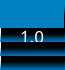
<?xml version="1.0" encoding="UTF-8"?>
<ui version="4.0">
 <class>MenuItem</class>
 <widget class="QWidget" name="MenuItem">
  <property name="geometry">
   <rect>
    <x>0</x>
    <y>0</y>
    <width>65</width>
    <height>70</height>
   </rect>
  </property>
  <property name="windowTitle">
   <string>Form</string>
  </property>
  <layout class="QVBoxLayout" name="verticalLayout" stretch="2,1,1,1">
   <property name="spacing">
    <number>0</number>
   </property>
   <property name="leftMargin">
    <number>0</number>
   </property>
   <property name="topMargin">
    <number>0</number>
   </property>
   <property name="rightMargin">
    <number>0</number>
   </property>
   <property name="bottomMargin">
    <number>0</number>
   </property>
   <item>
    <widget class="QLabel" name="nameLabel">
     <property name="sizePolicy">
      <sizepolicy hsizetype="Ignored" vsizetype="Ignored">
       <horstretch>0</horstretch>
       <verstretch>0</verstretch>
      </sizepolicy>
     </property>
     <property name="font">
      <font>
       <family>Century Gothic</family>
       <pointsize>14</pointsize>
       <weight>50</weight>
       <italic>false</italic>
       <bold>false</bold>
      </font>
     </property>
     <property name="styleSheet">
      <string notr="true">QLabel{
	background-color:rgba(0, 130, 195);
	border: 0px solid black;
	color: rgb(255, 255, 0);
	border-left:1px solid qlineargradient(spread:reflect, x1:0.49435, y1:0.068, x2:0.50565, y2:0.75, stop:0.158192 rgba(0, 130, 195, 255), 	stop:0.559322 rgba(255, 255, 255, 255));
	border-right:1px solid qlineargradient(spread:reflect, x1:0.5, y1:0.028, x2:0.5, y2:1, stop:0.158192 rgba(0, 130, 195, 255), stop:0.559322 rgba(0, 0, 0, 255));
}</string>
     </property>
     <property name="text">
      <string/>
     </property>
     <property name="textFormat">
      <enum>Qt::RichText</enum>
     </property>
    </widget>
   </item>
   <item>
    <widget class="QDoubleSpinBox" name="doubleSpinBox">
     <property name="enabled">
      <bool>true</bool>
     </property>
     <property name="sizePolicy">
      <sizepolicy hsizetype="Ignored" vsizetype="Ignored">
       <horstretch>0</horstretch>
       <verstretch>0</verstretch>
      </sizepolicy>
     </property>
     <property name="font">
      <font>
       <family>Century Gothic</family>
       <pointsize>13</pointsize>
       <weight>50</weight>
       <italic>false</italic>
       <bold>false</bold>
      </font>
     </property>
     <property name="focusPolicy">
      <enum>Qt::NoFocus</enum>
     </property>
     <property name="styleSheet">
      <string notr="true">QDoubleSpinBox{
	color: rgb(255, 255, 255);
	border-top:0px;
	border-bottom:0px;	
	font: 13pt 'Century Gothic';
	color:white;
	background-color: qlineargradient(spread:pad, x1:0, y1:0, x2:0, y2:1, stop:0.4 rgba(0, 0, 0, 255), stop:1 rgba(0, 120, 195, 255));
	border-left:1px solid qlineargradient(spread:pad, x1:0, y1:0, x2:0, y2:1, stop:0.3 rgba(255, 255, 255, 255), stop:1 rgba(0, 120, 195, 255));
	border-right:1px solid qlineargradient(spread:pad, x1:0, y1:0, x2:0, y2:1, stop:0.3 rgba(0, 0, 0, 255), stop:1 rgba(0, 120, 195, 255));
}</string>
     </property>
     <property name="alignment">
      <set>Qt::AlignCenter</set>
     </property>
     <property name="readOnly">
      <bool>true</bool>
     </property>
     <property name="buttonSymbols">
      <enum>QAbstractSpinBox::NoButtons</enum>
     </property>
     <property name="accelerated">
      <bool>true</bool>
     </property>
     <property name="showGroupSeparator" stdset="0">
      <bool>false</bool>
     </property>
     <property name="prefix">
      <string notr="true"/>
     </property>
     <property name="suffix">
      <string notr="true"/>
     </property>
     <property name="decimals">
      <number>1</number>
     </property>
     <property name="maximum">
      <double>180.000000000000000</double>
     </property>
     <property name="singleStep">
      <double>0.100000000000000</double>
     </property>
     <property name="value">
      <double>1.000000000000000</double>
     </property>
    </widget>
   </item>
   <item>
    <widget class="QComboBox" name="comboBox">
     <property name="sizePolicy">
      <sizepolicy hsizetype="Ignored" vsizetype="Ignored">
       <horstretch>0</horstretch>
       <verstretch>0</verstretch>
      </sizepolicy>
     </property>
     <property name="focusPolicy">
      <enum>Qt::NoFocus</enum>
     </property>
     <property name="styleSheet">
      <string notr="true">QComboBox{
	border-top:0px;
	border-bottom:0px;
	font: 13pt 'Century Gothic';
	color: white;
	background-color: qlineargradient(spread:pad, x1:0, y1:0, x2:0, y2:1, stop:0.4 rgba(0, 0, 0, 255), stop:1 rgba(0, 120, 195, 255));
	border-left:1px solid qlineargradient(spread:pad, x1:0, y1:0, x2:0, y2:1, stop:0.3 rgba(255, 255, 255, 255), stop:1 rgba(0, 120, 195, 255));
	border-right:1px solid qlineargradient(spread:pad, x1:0, y1:0, x2:0, y2:1, stop:0.3 rgba(0, 0, 0, 255), stop:1 rgba(0, 120, 195, 255));
}

QComboBox:drop-down {
	border-style:none;
}</string>
     </property>
     <property name="editable">
      <bool>false</bool>
     </property>
     <property name="iconSize">
      <size>
       <width>16</width>
       <height>16</height>
      </size>
     </property>
    </widget>
   </item>
   <item>
    <widget class="QLabel" name="label">
     <property name="sizePolicy">
      <sizepolicy hsizetype="Ignored" vsizetype="Ignored">
       <horstretch>0</horstretch>
       <verstretch>0</verstretch>
      </sizepolicy>
     </property>
     <property name="styleSheet">
      <string notr="true">QLabel{
	border-top:0px;
	border-bottom:0px;
	font: 13pt 'Century Gothic';
	color: white;
	background-color: qlineargradient(spread:pad, x1:0, y1:0, x2:0, y2:1, stop:0.4 rgba(0, 0, 0, 255), stop:1 rgba(0, 120, 195, 255));
	border-left:1px solid qlineargradient(spread:pad, x1:0, y1:0, x2:0, y2:1, stop:0.3 rgba(255, 255, 255, 255), stop:1 rgba(0, 120, 195, 255));
	border-right:1px solid qlineargradient(spread:pad, x1:0, y1:0, x2:0, y2:1, stop:0.3 rgba(0, 0, 0, 255), stop:1 rgba(0, 120, 195, 255));
}</string>
     </property>
     <property name="text">
      <string/>
     </property>
    </widget>
   </item>
  </layout>
 </widget>
 <resources/>
 <connections/>
</ui>
